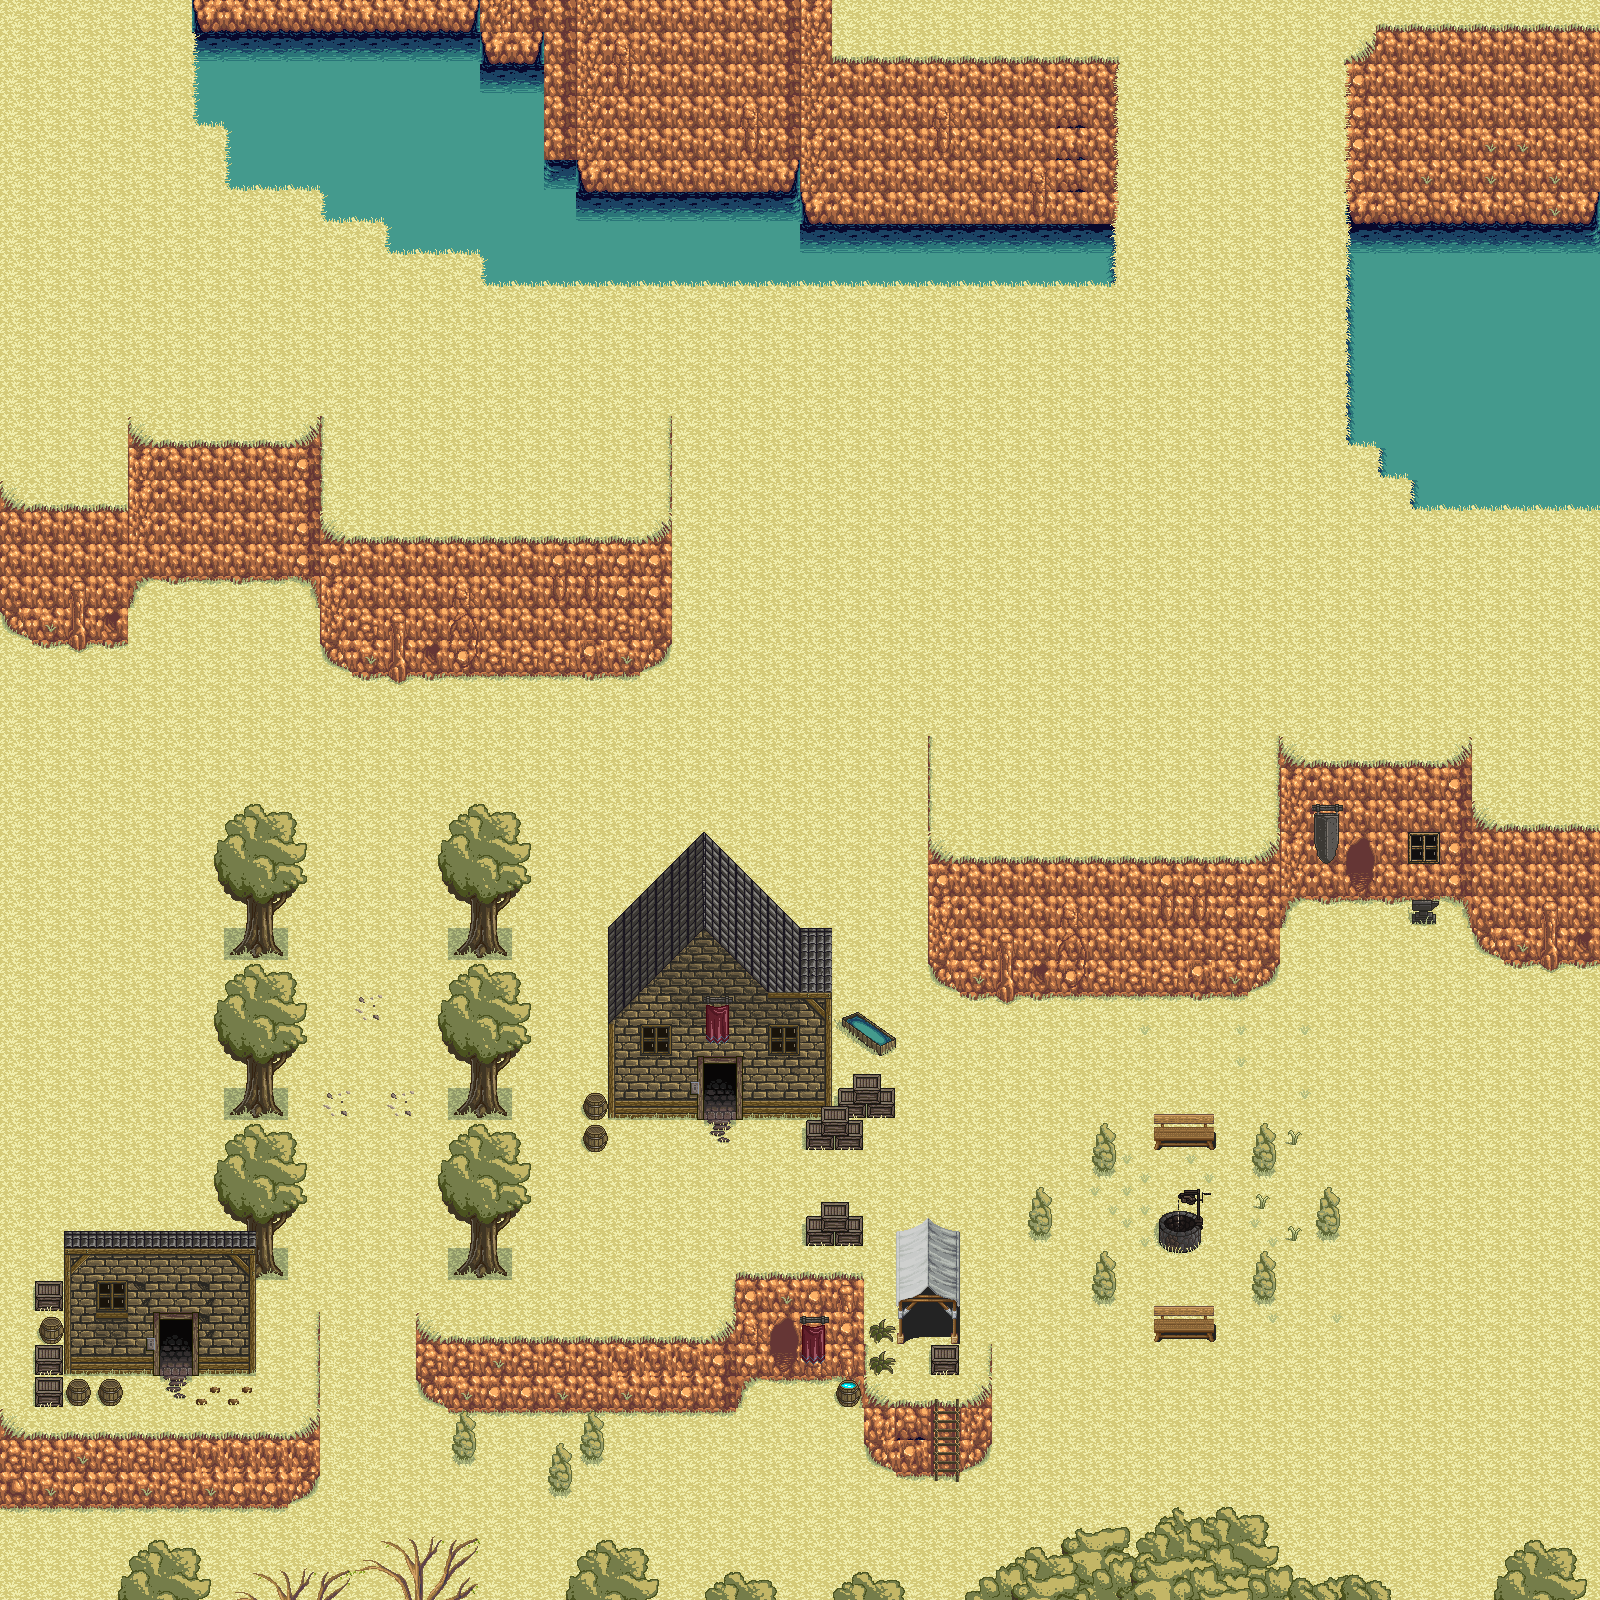

The image is a tile-based game level rendered from a .tmx file. Its description and source (layers, tilesets, objects; grid data summarised) follow:
An orthogonal 50x50 tile map with 32x32 px tiles, 5 tile layers (Suelo, Solidos, Edificios, Adornos, ...), 4 tilesets and 75 objects.

<map version="1.0" orientation="orthogonal" renderorder="right-up" width="50" height="50" tilewidth="32" tileheight="32" nextobjectid="123">
 <tileset firstgid="1" name="hyptosis_tile-art-batch-1" tilewidth="32" tileheight="32" tilecount="900">
  <image source="../../Tilesets/Hyptosis/hyptosis_tile-art-batch-1.png" width="960" height="960" />
  <terraintypes>
   <terrain name="ParedPiedra1" tile="-1" />
  </terraintypes>
  <tile id="202" terrain="0,0,0,0" />
 </tileset>
 <tileset firstgid="901" name="hyptosis_til-art-batch-2" tilewidth="32" tileheight="32" tilecount="900">
  <image source="../../Tilesets/Hyptosis/hyptosis_til-art-batch-2.png" width="960" height="960" />
 </tileset>
 <tileset firstgid="1801" name="hyptosis_tile-art-batch-3" tilewidth="32" tileheight="32" tilecount="900">
  <image source="../../Tilesets/Hyptosis/hyptosis_tile-art-batch-3.png" width="960" height="960" />
 </tileset>
 <tileset firstgid="2701" name="hyptosis_tile-art-batch-4" tilewidth="32" tileheight="32" tilecount="900">
  <image source="../../Tilesets/Hyptosis/hyptosis_tile-art-batch-4.png" width="960" height="960" />
 </tileset>
 <layer name="Suelo" width="50" height="50">
  <data>[2500 cells, 2500 non-empty, 4 distinct tile ids]</data>
 </layer>
 <layer name="Solidos" width="50" height="50">
  <data>[2500 cells, 687 non-empty, 50 distinct tile ids]</data>
 </layer>
 <layer name="Edificios" width="50" height="50">
  <data>[2500 cells, 79 non-empty, 25 distinct tile ids]</data>
 </layer>
 <layer name="Adornos" width="50" height="50">
  <data>[2500 cells, 242 non-empty, 72 distinct tile ids]</data>
 </layer>
 <layer name="AboveSprite" width="50" height="50">
  <data>[2500 cells, 184 non-empty, 66 distinct tile ids]</data>
 </layer>
 <objectgroup name="Collisions">
  <properties>
   <property name="Solid" value="true" />
  </properties>
  <object id="3" x="0" y="1433.33" width="320" height="74.6667" />
  <object id="4" x="414.667" y="1337.33" width="320" height="73.3333" />
  <object id="5" x="733.333" y="1272" width="34.167" height="105.333" />
  <object id="6" x="864" y="1398.67" width="68.6667" height="78.6667" />
  <object id="12" x="858" y="1378" width="8" height="22" />
  <object id="13" x="989.667" y="1313" width="1.33333" height="89" />
  <object id="14" x="314" y="1311" width="4" height="124" />
  <object id="15" x="415" y="1312" width="6" height="26" />
  <object id="26" x="758.5" y="1272" width="104.75" height="39.75" />
  <object id="27" x="801.75" y="1311.75" width="62.25" height="66.75" />
  <object id="28" x="735" y="1377.25" width="14.75" height="32.75" />
  <object id="30" x="960.667" y="1399.67" width="31" height="76.6667" />
  <object id="32" x="450" y="1250" width="61" height="27" />
  <object id="33" x="450.5" y="1090.5" width="61" height="27" />
  <object id="37" x="449.5" y="930.5" width="61" height="27" />
  <object id="38" x="224" y="928" width="61" height="27" />
  <object id="39" x="224" y="1088" width="61" height="27" />
  <object id="40" x="64" y="1248" width="221" height="27" />
  <object id="43" x="63.6667" y="1274.67" width="96" height="96" />
  <object id="44" x="159.667" y="1274.67" width="32.6667" height="44.6667" />
  <object id="45" x="193" y="1273.67" width="64" height="96" />
  <object id="47" x="29" y="1278.67" width="32" height="128" />
  <object id="48" x="60.6667" y="1372" width="64" height="32" />
  <object id="50" x="448" y="1440" width="32" height="32" />
  <object id="51" x="544" y="1472" width="32" height="32" />
  <object id="52" x="576" y="1440" width="32" height="32" />
  <object id="53" x="832" y="1376" width="32" height="32" />
  <object id="55" x="897" y="1231" width="62" height="112.5" />
  <object id="56" x="804.5" y="1203" width="56.5" height="30.5" />
  <object id="57" x="930.5" y="1345" width="29" height="29.5" />
  <object id="62" x="1105" y="1160.5" />
  <object id="63" x="1264" y="1159.5" />
  <object id="65" x="1329" y="1226" />
  <object id="66" x="1263.5" y="1288" />
  <object id="67" x="1103" y="1287" />
  <object id="68" x="1039" y="1222.5" />
  <object id="70" x="1154" y="1114" width="59" height="19.5" />
  <object id="71" x="1154" y="1306.5" width="60" height="18" />
  <object id="72" x="1158.5" y="1212" width="43" height="41" />
  <object id="73" x="925" y="734" width="10" height="227" />
  <object id="74" x="926" y="856" width="352" height="128" />
  <object id="75" x="1278" y="735" width="14" height="193" />
  <object id="76" x="1294" y="762" width="160" height="69" />
  <object id="77" x="1456" y="737" width="17" height="189" />
  <object id="78" x="1475" y="825" width="121" height="128" />
  <object id="80" x="1292" y="828" width="50" height="66" />
  <object id="82" x="1378" y="829" width="96" height="64" />
  <object id="83" x="1410.67" y="898" width="27.3333" height="22" />
  <object id="85" x="606.667" y="927.333" width="94.6667" height="180" />
  <object id="86" x="700.667" y="926" width="128.667" height="132" />
  <object id="87" x="742" y="1057.33" width="89.3333" height="52" />
  <object id="88" x="805.333" y="1109.33" width="56.6667" height="32" />
  <object id="89" x="838.667" y="1074.67" width="56.6667" height="31.3333" />
  <object id="90" x="844" y="1009.33" width="19.3333" height="15.3333" />
  <object id="91" x="852" y="1017.33" width="25.3333" height="16.6667" />
  <object id="92" x="862" y="1026" width="32" height="22.6667" />
  <object id="93" x="584.667" y="1094.67" width="21.3333" height="18" />
  <object id="94" x="585.333" y="1125.33" width="21.3333" height="20.6667" />
  <object id="95" x="668" y="413" width="2" height="247" />
  <object id="97" x="321" y="536" width="349" height="129" />
  <object id="102" x="316" y="415" width="4" height="190" />
  <object id="103" x="127" y="415" width="5" height="190" />
  <object id="104" x="132" y="435" width="185" height="133" />
  <object id="109" x="0" y="497" width="125" height="139" />
  <object id="110" x="192" y="30" width="356" height="96" />
  <object id="111" x="226" y="128" width="461" height="60" />
  <object id="112" x="323" y="186" width="579" height="33" />
  <object id="113" x="387" y="220" width="726" height="32" />
  <object id="116" x="194" y="0" width="635" height="42" />
  <object id="117" x="548" y="39" width="541" height="181" />
  <object id="118" x="1088" y="51" width="25" height="171" />
  <object id="119" x="480" y="251" width="633" height="32" />
  <object id="120" x="1378" y="29" width="230" height="446" />
  <object id="121" x="1410" y="454" width="200" height="54" />
  <object id="122" x="1350" y="58" width="40" height="384" />
 </objectgroup>
</map>
